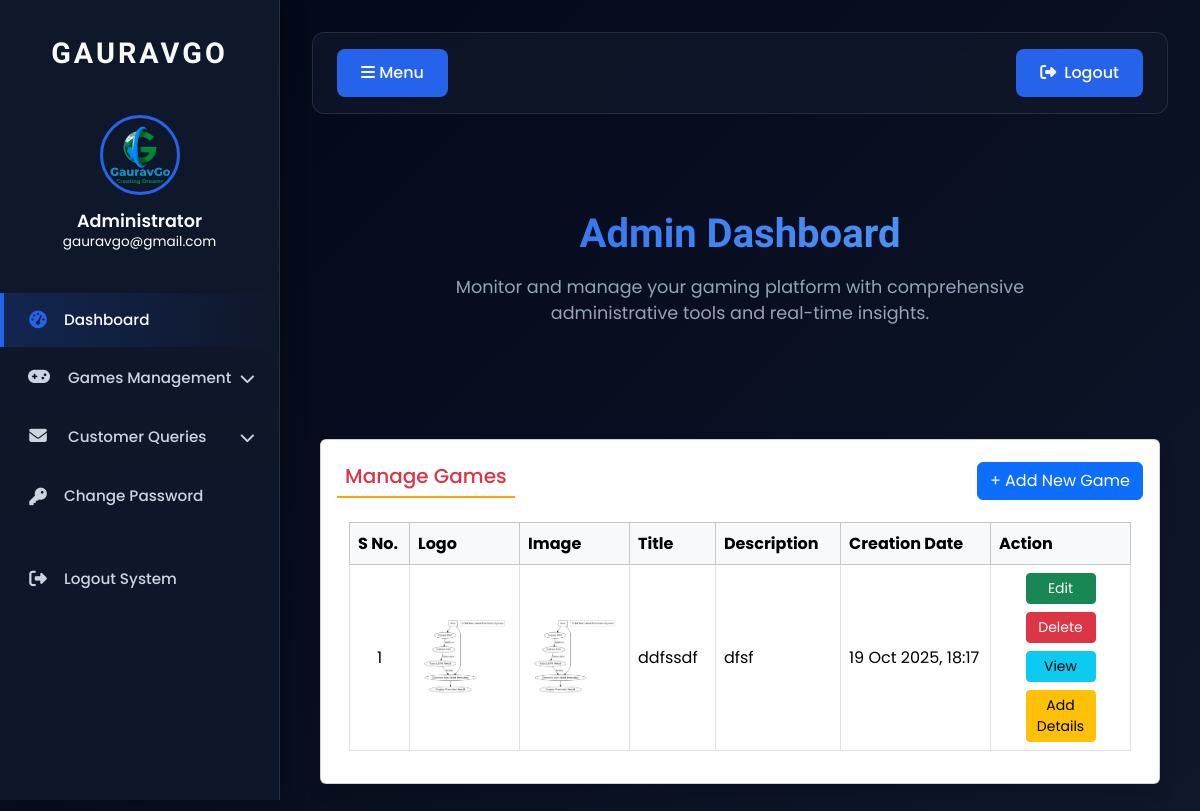
Page /manage_games (signed in) on the committed database.
### gauravgowebsite/models.py (models this page shows, shortened)
class Games(models.Model):
    title = models.CharField(max_length=200, null=True)
    description = models.CharField(max_length=5000, null=True)
    logo = models.ImageField(upload_to='logos/', null=True, blank=True)
    image = models.ImageField(upload_to='images/', null=True, blank=True)
    GAME_TYPE_CHOICES = [
        ('ftp', 'Free to Play Games'),
        ('br', 'Battle Royale Games'),
        ('fps', 'FPS Games'),
        ('rpg', 'RPG Games'),
        ('sim', 'Simulation Games'),
        ('other', 'Other'),
    ]
    game_type = models.CharField(max_length=20, choices=GAME_TYPE_CHOICES, default='other')
    creationdate = models.DateTimeField(auto_now_add=True)
    background_image = models.ImageField(upload_to='backgrounds/', null=True, blank=True)
    additional_description = models.TextField(null=True, blank=True)
    file_upload = models.FileField(upload_to='game_files/', null=True, blank=True)
    release_date = models.DateField(null=True, blank=True)
    publisher = models.CharField(max_length=200, default='GauravGo Games')
    rating = models.DecimalField(max_digits=3, decimal_places=1, default=5.0)
    file_size = models.CharField(max_length=50, default='31mb')
    platforms = models.CharField(max_length=200, default='Web, Android, iOS')
    youtube_link = models.URLField(null=True, blank=True)

### gauravgowebsite/views.py (the view)
# urls.py: path('manage_games', manage_games, name="manage_games"),
def manage_games(request):
    if not request.user.is_authenticated:
        return redirect('admin_login')
    games = Games.objects.all().order_by('-creationdate')
    return render(request, 'manage_games.html', {'games': games})

### gauravgowebsite/templates/manage_games.html (shortened to what this page needs)
{% extends 'admin_base.html' %}
{% load static %}
{% block main %}
<div class="card shadow m-2">
  <div class="card-body">
    <div class="d-flex justify-content-between align-items-center mb-3">
      <h5 class="p-2 text-danger" style="border-bottom:2px solid orange">Manage Games</h5>
      <a href="{% url 'add_games' %}" class="btn btn-primary">+ Add New Game</a>
    </div>
    <div class="container-fluid">
      <div class="table-responsive">
        <table class="table table-bordered table-hover" id="example">
          <thead class="table-light">
            <tr>
              <th style="width:60px;">S No.</th>
              <th style="width:110px;">Logo</th>
              <th style="width:110px;">Image</th>
              <th>Title</th>
              <th>Description</th>
              <th style="width:150px;">Creation Date</th>
              <th style="width:140px;">Action</th>
            </tr>
          </thead>
          <tbody>
            {% for i in games %}
            <tr>
              <td class="align-middle text-center">{{ forloop.counter }}</td>
              <td class="align-middle text-center">
                {% if i.logo %}
                  <img src="{{ i.logo.url }}" alt="{{ i.title }} logo" style="max-width:90px; max-height:90px; object-fit:cover; border-radius:6px;">
                {% else %}
                  <img src="{% static 'img/placeholder-100.png' %}" alt="no logo" style="max-width:90px; max-height:90px; object-fit:cover; border-radius:6px; opacity:0.6;">
                {% endif %}
              </td>
              <td class="align-middle text-center">
                {% if i.image %}
                  <img src="{{ i.image.url }}" alt="{{ i.title }} image" style="max-width:90px; max-height:90px; object-fit:cover; border-radius:6px;">
                {% else %}
                  <img src="{% static 'img/placeholder-100.png' %}" alt="no image" style="max-width:90px; max-height:90px; object-fit:cover; border-radius:6px; opacity:0.6;">
                {% endif %}
              </td>
              <td class="align-middle">{{ i.title }}</td>
              <td class="align-middle">
                {{ i.description|truncatechars:120 }}
              </td>
              <td class="align-middle">{{ i.creationdate|date:"d M Y, H:i" }}</td>
              <td class="align-middle text-center">
                <a href="{% url 'edit_game' i.id %}" class="btn btn-sm btn-success" style="width:70px">Edit</a>
                <a href="{% url 'delete_game' i.id %}" class="btn btn-sm btn-danger mt-2" style="width:70px" onclick="return confirm('Are you sure you want to delete this game?')">Delete</a>
                <br>
                <a href="#" class="btn btn-sm btn-info mt-2" data-bs-toggle="modal" data-bs-target="#gameModal{{ forloop.counter }}" style="width:70px">View</a>
                <a href="{% url 'add_game_details' i.id %}" class="btn btn-sm btn-warning mt-2" style="width:70px">Add Details</a>
              </td>
            </tr>
            {% endfor %}
          </tbody>
        </table>
      </div>
    </div>
  </div>
</div>
{% endblock %}

### gauravgowebsite/templates/admin_base.html (shortened to what this page needs)
{% load static %}
<html lang="en">
<head>
  <link rel="stylesheet" href="https://cdnjs.cloudflare.com/ajax/libs/font-awesome/6.4.2/css/all.min.css">
  <link href="https://cdn.jsdelivr.net/npm/bootstrap@5.3.2/dist/css/bootstrap.min.css" rel="stylesheet">
</head>
<body>
  <aside class="vertical-nav" id="sidebar" aria-label="Sidebar navigation">
    <p class="sidebar-title">GAURAVGO</p>
    <div class="profile">
      <img src="{% static 'images/media-home-page/logo.png' %}" alt="Admin Avatar">
      <h5 class="mb-0">Administrator</h5>
      <p class="text-muted small">
        {% if request.user.is_authenticated %}
          {{ request.user.email }}
        {% else %}
          System Admin
        {% endif %}
      </p>
    </div>
    <ul class="nav flex-column">
      <li class="nav-item">
        <a href="{% url 'admin_home' %}" class="nav-link active">
          <i class="fas fa-tachometer-alt"></i> Dashboard
        </a>
      </li>
      <li class="nav-item">
        <a class="nav-link d-flex justify-content-between align-items-center"
          data-bs-toggle="collapse"
          href="#gamesMenu"
          role="button"
          aria-expanded="false"
          aria-controls="gamesMenu">
          <span><i class="fas fa-gamepad"></i> Games Management</span>
        </a>
      </li>
      <li class="nav-item">
        <a class="nav-link d-flex justify-content-between align-items-center"
           data-bs-toggle="collapse"
           href="#queriesMenuCollapse"
           role="button"
           aria-expanded="false"
           aria-controls="queriesMenuCollapse">
          <span><i class="fas fa-envelope"></i> Customer Queries</span>
        </a>
      </li>
      <li class="nav-item">
        <a href="{% url 'change_password' %}" class="nav-link">
          <i class="fas fa-key"></i> Change Password
        </a>
      </li>
      <li class="nav-item mt-4">
        <a href="{% url 'logout' %}" class="nav-link">
          <i class="fas fa-sign-out-alt"></i> Logout System
        </a>
      </li>
    </ul>
  </aside>
  <main class="page-content" id="content">
    <nav class="navbar navbar-custom">
      <button id="sidebarCollapse" class="btn" type="button" aria-label="Toggle sidebar">
        <i class="fas fa-bars"></i> Menu
      </button>
      <a href="{% url 'logout' %}" class="btn">
        <i class="fas fa-sign-out-alt me-2"></i>Logout
      </a>
    </nav>
    <div class="welcome-area">
      <h2>Admin Dashboard</h2>
      <p>Monitor and manage your gaming platform with comprehensive administrative tools and real-time insights.</p>
    </div>
    {% block main %}
    {% endblock %}
  </main>
</body>
</html>

### gauravgowebsite/templates/admin_base.html (style rules this page uses)
:root { --primary: #2563eb; --primary-dark: #1d4ed8; --secondary: #64748b; --dark: #0f172a; --darker: #020617; --light: #f8fafc; --sidebar-width: 280px; }
body { font-family: 'Poppins', sans-serif; background: linear-gradient(135deg, var(--darker) 0%, var(--dark) 100%); color: var(--light); min-height: 100vh; overflow-x: hidden; }
.vertical-nav { width: var(--sidebar-width); height: 100vh; background: linear-gradient(180deg, var(--dark) 0%, rgba(15, 23, 42, 0.95) 100%); backdrop-filter: blur(10px); color: #fff; position: fixed; top: 0; left: 0; z-index: 1000; padding-top: 2rem; border-right: 1px solid rgba(255, 255, 255, 0.1); box-shadow: 4px 0 20px rgba(0, 0, 0, 0.3); transition: transform 0.3s ease; }
.vertical-nav .sidebar-title { font-size: 1.8rem; text-align: center; letter-spacing: 3px; font-family: 'Orbitron', sans-serif; color: var(--light); margin-bottom: 2.5rem; font-weight: 700; padding: 0 1.5rem; }
.vertical-nav .nav-link { font-size: 0.95rem; color: #cbd5e1; padding: 1rem 1.5rem; display: flex; align-items: center; border-radius: 0; margin-bottom: 0.25rem; transition: all 0.3s ease; font-weight: 500; border-left: 4px solid transparent; }
.vertical-nav .nav-link i { margin-right: 1rem; font-size: 1.1rem; width: 20px; text-align: center; transition: color 0.3s ease; }
.vertical-nav .nav-link.active { background: linear-gradient(90deg, rgba(37, 99, 235, 0.2) 0%, transparent 100%); color: var(--light); border-left-color: var(--primary); }
.vertical-nav .nav-link.active i { color: var(--primary); }
.profile { text-align: center; margin-bottom: 2.5rem; padding: 0 1.5rem; }
.profile img { width: 80px; height: 80px; border-radius: 50%; border: 3px solid var(--primary); margin-bottom: 1rem; background: var(--dark); padding: 2px; }
.profile h5 { font-size: 1.1rem; font-weight: 600; margin-bottom: 0.25rem; color: var(--light); }
.profile p { color: #ffffff; font-size: 0.85rem; margin-bottom: 0; }
.profile .text-muted { color: #ffffff !important; }
.nav-item .nav-link[data-bs-toggle="collapse"] { position: relative; }
.nav-item .nav-link[data-bs-toggle="collapse"]::after { content: '\f078'; font-family: 'Font Awesome 6 Free'; font-weight: 900; position: absolute; right: 1.5rem; transition: transform 0.3s ease; }
.page-content { margin-left: var(--sidebar-width); padding: 2rem; background: transparent; min-height: 100vh; transition: margin-left 0.3s ease; }
.navbar-custom { background: rgba(15, 23, 42, 0.8); backdrop-filter: blur(10px); padding: 1rem 1.5rem; border-radius: 12px; border: 1px solid rgba(255, 255, 255, 0.1); margin-bottom: 2rem; display: flex; align-items: center; justify-content: space-between; }
.navbar-custom .btn { color: var(--light); background: var(--primary); border: none; border-radius: 8px; font-weight: 500; padding: 0.75rem 1.5rem; transition: all 0.3s ease; }
.welcome-area { text-align: center; margin-bottom: 3rem; padding: 4rem 0; }
.welcome-area h2 { font-family: 'Orbitron', sans-serif; font-size: 2.5rem; color: var(--light); font-weight: 700; margin-bottom: 1rem; background: linear-gradient(135deg, var(--primary) 0%, #60a5fa 100%); -webkit-background-clip: text; -webkit-text-fill-color: transparent; background-clip: text; }
.welcome-area p { color: #94a3b8; font-size: 1.1rem; margin-bottom: 0; font-weight: 400; max-width: 600px; margin: 0 auto; }

### rows in the picture
Games: logo (picture), image (picture), title "ddfssdf", description "dfsf", creationdate "19 Oct 2025, 18:17"

### other values in the picture
{{ request.user.email }} "gauravgo@gmail.com"
